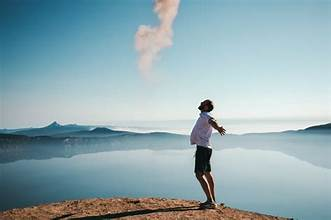
#> input picture img/man.jpg, 331 x 220 px
$ python color_channels.py
#> lines starting #> are read from the running program, lines starting #| are printed output that depends on the picture
import cv2 as cv
import matplotlib.pyplot as plt
import numpy as np

img = cv.imread('img/man.jpg')
#> img is the input picture: shape (220, 331, 3); mean B, G, R 177.4, 170.7, 145.7
cv.imshow('Man', img)

b, g, r = cv.split(img)
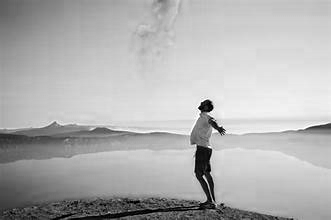
#> b: shape (220, 331); min 0, max 255, mean 177.4
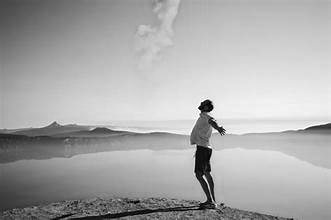
#> g: shape (220, 331); min 0, max 255, mean 170.7
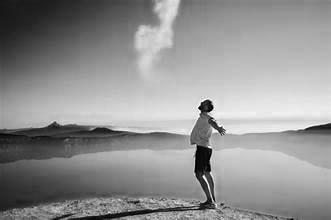
#> r: shape (220, 331); min 0, max 255, mean 145.7
cv.imshow("Blue", b)
cv.imshow("Green", g)
cv.imshow("Red", r)

merged = cv.merge([b,g,r])
cv.imshow("Merged Image", merged)


blank = np.zeros(img.shape[:2], dtype='uint8')

blue = cv.merge([b, blank, blank])
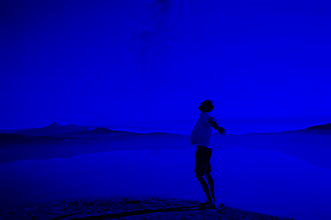
#> blue: shape (220, 331, 3); mean of channels 0, 1, 2 177.4, 0, 0; drawn as B, G, R
green = cv.merge([blank, g, blank])
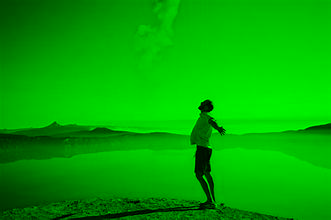
#> green: shape (220, 331, 3); mean of channels 0, 1, 2 0, 170.7, 0; drawn as B, G, R
red = cv.merge([blank, blank, r])
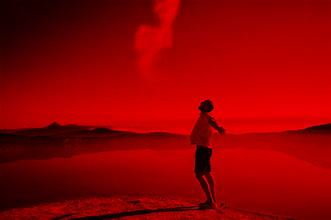
#> red: shape (220, 331, 3); mean of channels 0, 1, 2 0, 0, 145.7; drawn as B, G, R

cv.imshow("Blue", blue)
cv.imshow("Green", green)
cv.imshow("Red", red)

cv.waitKey()

$ run again, with img/nature.jpg copied over img/man.jpg
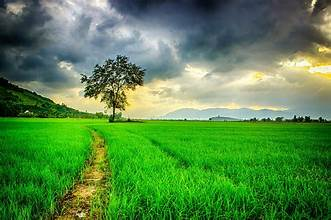
#> input picture img/nature.jpg, 331 x 220 px
#> img is the input picture: shape (220, 331, 3); mean B, G, R 73.2, 135.9, 86
#> `green = cv.merge([blank, g, blank])`:
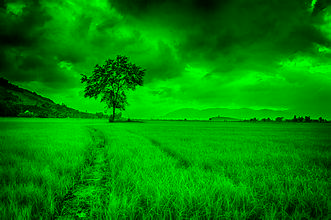
#> green: shape (220, 331, 3); mean of channels 0, 1, 2 0, 135.9, 0; drawn as B, G, R
#> `red = cv.merge([blank, blank, r])`:
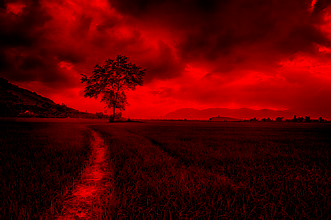
#> red: shape (220, 331, 3); mean of channels 0, 1, 2 0, 0, 86; drawn as B, G, R

$ run again, with img/pretty.jpg copied over img/man.jpg
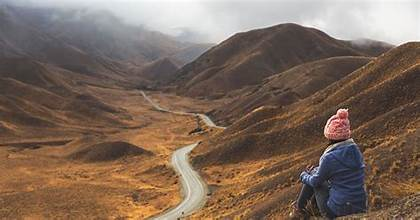
#> input picture img/pretty.jpg, 420 x 220 px
#> img is the input picture: shape (220, 420, 3); mean B, G, R 90.8, 104.9, 125.3
#> `green = cv.merge([blank, g, blank])`:
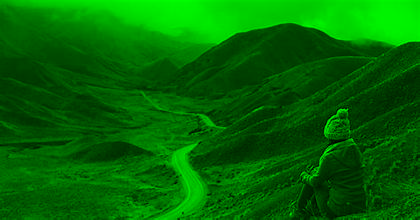
#> green: shape (220, 420, 3); mean of channels 0, 1, 2 0, 104.9, 0; drawn as B, G, R
#> `red = cv.merge([blank, blank, r])`:
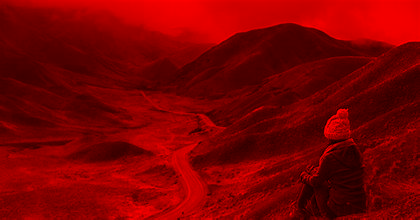
#> red: shape (220, 420, 3); mean of channels 0, 1, 2 0, 0, 125.3; drawn as B, G, R
